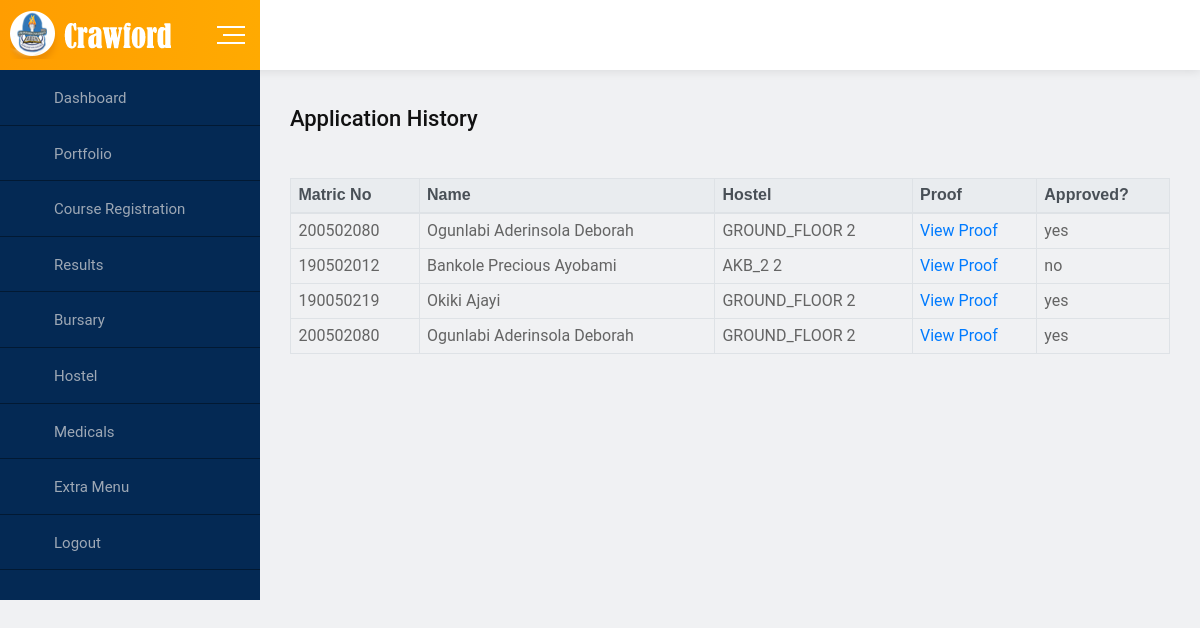
Page /adminside/applicationhistory.php on the earlier database version.
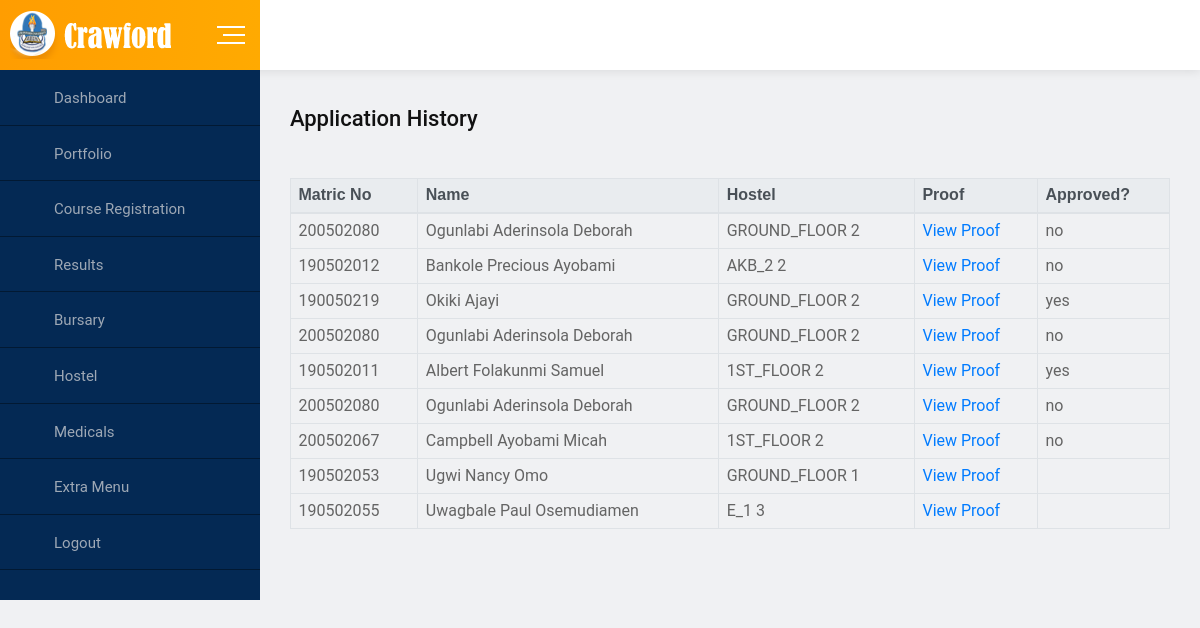
Same page on the later database version.
### tables this page shows
CREATE TABLE IF NOT EXISTS `oldpop` (
  `sn` int(11) NOT NULL AUTO_INCREMENT,
  `matric_no` varchar(45) NOT NULL,
  `name` varchar(60) DEFAULT NULL,
  `hostel` varchar(45) DEFAULT NULL,
  `room_no` varchar(255) DEFAULT NULL,
  `proof` longblob,
  `approved` varchar(45) DEFAULT NULL,
  PRIMARY KEY (`sn`)
);

### adminside/applicationhistory.php (the view, shortened to what this page needs)
<?php
include_once 'connectMySQLi.php';
?>
<html>
<head>
    <link rel="stylesheet" href="css/normalize.css">
    <link rel="stylesheet" href="css/main.css">
    <link rel="stylesheet" href="css/bootstrap.min.css">
    <link rel="stylesheet" href="css/all.min.css">
    <link rel="stylesheet" href="fonts/flaticon.css">
    <link rel="stylesheet" href="css/fullcalendar.min.css">
    <link rel="stylesheet" href="css/animate.min.css">
    <link rel="stylesheet" href="css/jquery.dataTables.min.css">
    <link rel="stylesheet" href="style.css">
  </head>
  <body>
    <div id="wrapper" class="wrapper bg-ash">
        <div class="navbar navbar-expand-md header-menu-one bg-light">
            <div class="nav-bar-header-one">
                <div class="header-logo">
                    <a href="#">
                        <img src="logo.png" alt="logo">
                    </a>
                </div>
                <div class="toggle-button sidebar-toggle">
                    <button type="button" class="item-link">
                        <span class="btn-icon-wrap">
                            <span></span>
                            <span></span>
                            <span></span>
                        </span>
                    </button>
                </div>
            </div>
        </div>
      <div class="dashboard-page-one">
          <div class="sidebar-main sidebar-menu-one sidebar-expand-md sidebar-color">
              <?php include "superadminnavbar.php"; ?>
          </div>
        <div class="dashboard-content-one">
                <div class="breadcrumbs-area">
                    <h3>Application History</h3>
                </div>
        <div class="page-content inset">
        <?php
        $query = "SELECT * FROM oldpop";
        echo '<table class="table table-bordered noprint" border="2" border="2" cell cellspacing="15" cellpadding="5" width="1000">
            <thead class="thead-light">
                <th> <font face="Arial">Matric No</font> </th>
                <th> <font face="Arial">Name</font> </th>
                <th> <font face="Arial">Hostel</font> </th>
                <th> <font face="Arial">Proof</font> </th>
                <th> <font face="Arial">Approved?</font> </th>
            </thead>';
        if ($result = $conn->query($query)) {
            while ($row = $result->fetch_assoc()) {
                $matric_no = $row["matric_no"];
                $name = $row["name"];
                $hostel = $row["hostel"] . ' ' . $row["room_no"];
                $approved = $row["approved"];
                echo '<tr>
                        <td>'.$matric_no.'</td>
                        <td>'.$name.'</td>
                        <td>'.$hostel.'</td>
                        <td><a href="viewoldproof.php?matric_no='.$matric_no.'">View Proof</a></td>
                        <td>' . $approved . '</td>
                    </tr>';
            }
            echo '</table>';
        }
        ?>
        </div>
      </div>
    </div>
</body>
</html>

### adminside/superadminnavbar.php (shortened to what this page needs)
<div class="sidebar-menu-content">
                    <ul class="nav nav-sidebar-menu sidebar-toggle-view">
                        <li class="nav-item">
                            <a href="#" class="nav-link"><i class="flaticon-dashboard"></i><span>Dashboard</span></a>
                        </li>
                        <li class="nav-item sidebar-nav-item">
                            <a href="#" class="nav-link"><i class="flaticon-user"></i><span>Portfolio</span></a>
                        </li>
                        <li class="nav-item">
                            <a href="#" class="nav-link"><i class="flaticon-list"></i><span>Course Registration</span></a>
                        </li>
                        <li class="nav-item">
                            <a href="#" class="nav-link"><i class="flaticon-script"></i><span>Results</span></a>
                        </li>
                        <li class="nav-item sidebar-nav-item">
                            <a href="#" class="nav-link"><i class="flaticon-money"></i><span>Bursary</span></a>
                        </li>
                        <li class="nav-item sidebar-nav-item">
                            <a href="#" class="nav-link"><i class="flaticon-bed"></i><span>Hostel</span></a>
                        </li>
                        <li class="nav-item sidebar-nav-item">
                            <a href="#" class="nav-link"><i class="flaticon-doctor"></i><span>Medicals</span></a>
                        </li>
                        <li class="nav-item sidebar-nav-item">
                            <a href="#" class="nav-link"><i class="flaticon-calendar"></i><span>Extra Menu</span></a>
                        </li>
                        <li class="nav-item">
                            <a href="logout.php" class="nav-link"><i class="flaticon-turn-off"></i><span>Logout</span></a>
                        </li>
                    </ul>
                </div>

### adminside/css/main.css (style rules this page uses)
html { color: #222; font-size: 1em; line-height: 1.4; }
audio, canvas, iframe, img, svg, video { vertical-align: middle; }

Differences in the rows shown:
changed oldpop (number 1 of 9 on the later page): approved "yes" → "no"
changed oldpop (number 4 of 9 on the later page): approved "yes" → "no"
added oldpop: matric_no "190502011", name "Albert Folakunmi Samuel", hostel "1ST_FLOOR 2", approved "yes"
added oldpop: matric_no "200502080", name "Ogunlabi Aderinsola Deborah", hostel "GROUND_FLOOR 2", approved "no"
added oldpop: matric_no "200502067", name "Campbell Ayobami Micah", hostel "1ST_FLOOR 2", approved "no"
added oldpop: matric_no "190502053", name "Ugwi Nancy Omo", hostel "GROUND_FLOOR 1"
added oldpop: matric_no "190502055", name "Uwagbale Paul Osemudiamen", hostel "E_1 3"
